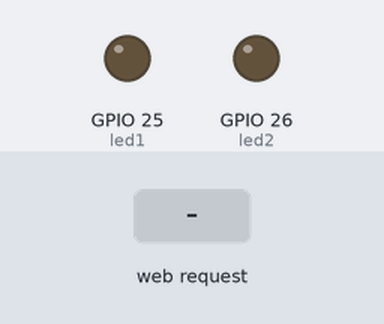
This sketch was run on a simulated ESP32. Shown: output pins drawn as LEDs (lit = HIGH). Inputs (shaded band) come from the test bench. WiFi joins after 1.5 s; servers stay silent unless stated; what the sketch prints to the serial monitor is not drawn.

Above: at 2.7 s.
2.8 s: HTTP request GET /1/on received
At 3.8 s:
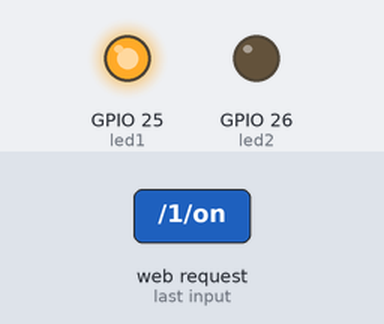
4.3 s: HTTP request GET /2/on received
At 4.9 s:
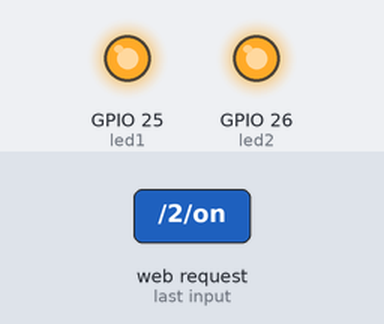
5.8 s: HTTP request GET /1/off received
At 7.0 s:
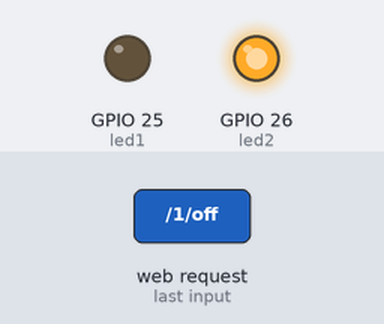
7.3 s: HTTP request GET /2/off received
At 8.4 s:
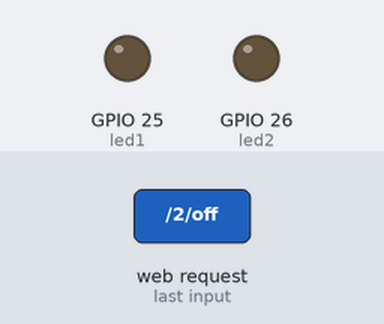
Timing chart, 0 to 9.8 s (numbered marks = the images above; inputs shaded):
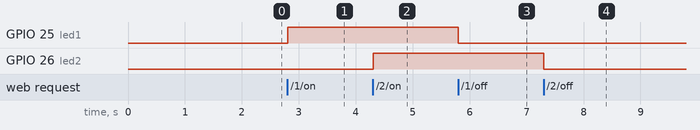

Measured:
- after the input at 2.8 s, GPIO 25 (led1): LOW → HIGH at once
- after the input at 4.3 s, GPIO 26 (led2): LOW → HIGH at once
- after the input at 5.8 s, GPIO 25 (led1): HIGH → LOW at once
- after the input at 7.3 s, GPIO 26 (led2): HIGH → LOW at once

The sketch:

allumer_led_appweb.ino
```cpp
#include <WiFi.h>

// Remplacer "" par son réseau, nom et mot de passe de son réseau
const char* ssid = "";
const char* password = "";

// Entrées des leds
int led1 = 25;
int led2 = 26;

// On initialise les états des leds a off au début
String etat_led1 = "off";
String etat_led2 = "off";

// Port pour le serveur web
WiFiServer server(80);

// Stocker la requette HTTP
String header;

void setup() {
  Serial.begin(115200);

  // initialisation des sorties des leds
  pinMode(led1, OUTPUT);
  pinMode(led2, OUTPUT);

  // on met les leds en éteinte
  digitalWrite(led1, LOW);
  digitalWrite(led2, LOW);

  // Connexion wifi
  Serial.print("Connexion à ");
  Serial.println(ssid);
	WiFi.begin(ssid, password);

	while(WiFi.status() != WL_CONNECTED)
	{
	  delay(500);
		Serial.print(".");
	}

	Serial.println("Connexion etablie");
	Serial.print("Adresse IP: ");
	Serial.println(WiFi.localIP()); // On utilise pour se connecter a l'application

	// Démmarrage du serveur.
  server.begin();
}

void loop() {
  // On vérifie si un client se connecte
  WiFiClient client = server.available();

  if (client) {
    Serial.println("Nouveau client");
    String currentLine = "";
    while (client.connected()) {
      if (client.available()) { // On vérifie si le client a envoyé une requete
        char c = client.read();
        Serial.write(c);
        header += c;
         if (c == '\n') {
          // Fin de la requette HTTP du client
          if (currentLine.length() == 0) {
            // HTTP headers
            client.println("HTTP/1.1 200 OK");
            client.println("Content-type:text/html");
            client.println("Connection: close");
            client.println();

            // Allumer et eteindre leds
            if (header.indexOf("GET /1/on") >= 0) {
              Serial.println("led 1 on");
              etat_led1 = "on";
              digitalWrite(led1, HIGH);
            } else if (header.indexOf("GET /1/off") >= 0) {
              Serial.println("led 1 off");
              etat_led1 = "off";
              digitalWrite(led1, LOW);
            } else if (header.indexOf("GET /2/on") >= 0) {
              Serial.println("led 2 on");
              etat_led2 = "on";
              digitalWrite(led2, HIGH);
            } else if (header.indexOf("GET /2/off") >= 0) {
              Serial.println("led 2 off");
              etat_led2 = "off";
              digitalWrite(led2, LOW);
            }


            // Affichage de la page html
            client.println("<!DOCTYPE html><html>");
            client.println("<head><meta name=\"viewport\" content=\"width=device-width, initial-scale=1\">");
            client.println("<link rel=\"icon\" href=\"data:,\">");
            client.println("<script src=\"https://kit.fontawesome.com/a076d05399.js\"></script>");
            client.println("<script src=\"https://code.jquery.com/jquery-3.2.1.slim.min.js\" integrity=\"sha384-KJ3o2DKtIkvYIK3UENzmM7KCkRr/rE9/Qpg6aAZGJwFDMVNA/GpGFF93hXpG5KkN\"></script>");
            client.println("<script src=\"https://cdnjs.cloudflare.com/ajax/libs/popper.js/1.11.0/umd/popper.min.js\" integrity=\"sha384-b/U6ypiBEHpOf/4+1nzFpr53nxSS+GLCkfwBdFNTxtclqqenISfwAzpKaMNFNmj4\"></script>");
            client.println("<script src=\"https://maxcdn.bootstrapcdn.com/bootstrap/4.0.0-beta/js/bootstrap.min.js\" integrity=\"sha384-h0AbiXch4ZDo7tp9hKZ4TsHbi047NrKGLO3SEJAg45jXxnGIfYzk4Si90RDIqNm1\"></script>");

            // CSS
            client.println("<style>html { font-family: Helvetica; display: inline-block; margin: 0px auto; text-align: center;}");
            client.println(".button2 {background-color: #555555;}</style></head>");

            client.println("<body><h4>Gestion des fonctionalités</h4>");

            client.println("<div  class=\"row justify-content-center no-gutters outer-div\">");

              // On vérifie l'état des leds
              client.println("<div  class=\"col-xs-6 col-sm-6 col-md-6 col-lg-6 justify-content-center inner-div\">");
                client.println("<p>Etat Led 1 : " + etat_led1 + "</p>");
                if (etat_led1=="off") {
                  client.println("<p><a href=\"/1/on\"><button class=\"button\">ON</button></a></p>");
                } else {
                  client.println("<p><a href=\"/1/off\"><button type=\"button\" class=\"btn btn-info col-xs-6 col-sm-6 col-md-6 col-lg-6 button2\">OFF</button></a></p>");
                }
              client.println("</div>");

              // On vérifie l'état des leds
              client.println("<div  class=\"col-xs-6 col-sm-6 col-md-6 col-lg-6 inner-div\">");
                client.println("<p>Etat Led 2 : " + etat_led2 + "</p>");
                if (etat_led2=="off") {
                  client.println("<p><a href=\"/2/on\"><button type=\"button\" class=\"btn btn-info col-xs-6 col-sm-6 col-md-6 col-lg-6\">ON</button></a></p>");
                } else {
                  client.println("<p><a href=\"/2/off\"><button type=\"button\" class=\"btn btn-info col-xs-6 col-sm-6 col-md-6 col-lg-6 button2\">OFF</button></a></p>");
                }
              client.println("</div>");

            client.println("</body></html>");

            client.println();

            break;
          } else {
            currentLine = "";
          }
        } else if (c != '\r') {  // on vérifie si il n'y est pas de retour a la ligne
          currentLine += c;
        }
      }
    }
    // On met le header a vide
    header = "";

    client.stop();
    Serial.println("Client disconnected.");
    Serial.println("");
  }

}
```
